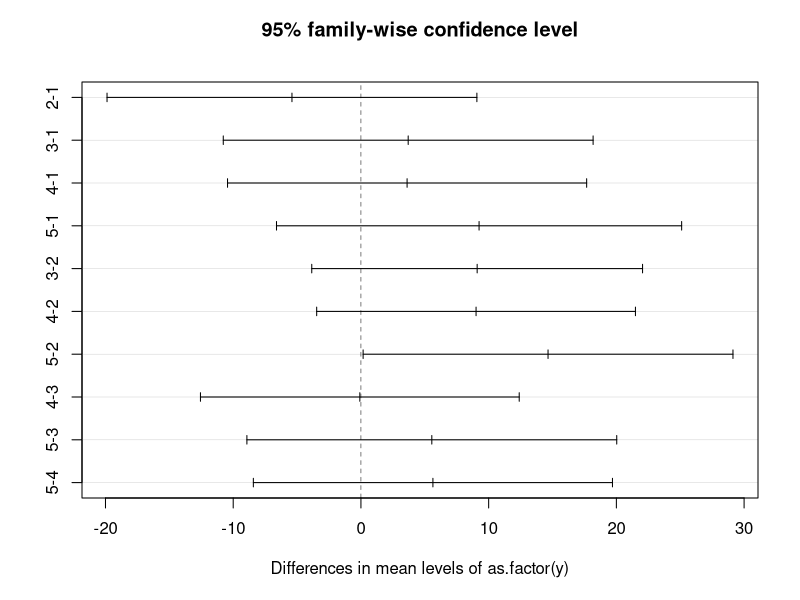

This figure's R source:
x <- c(78.9, 72.3, 81.7, 85.1, 
63.5, 74.1, 75.8, 80.5, 79.3, 71.4, 
79.1, 90.3, 81.6, 85.4, 64.5, 98.3, 
87.0, 91.2, 70.3, 79.9, 80.7, 82.8, 89.9, 
85.9, 87.5, 91.5, 90.1 )

y <- c(1,1,1,1,
2,2,2,2,2,2,
3,3,3,3,3,3,
4,4,4,4,4,4,4,
5,5,5,5)


tapply(x, y, mean)
fit <- aov(x ~ as.factor(y))
summary(fit)
fit.tukey <- TukeyHSD(fit)
fit.tukey  

plot (fit.tukey)
